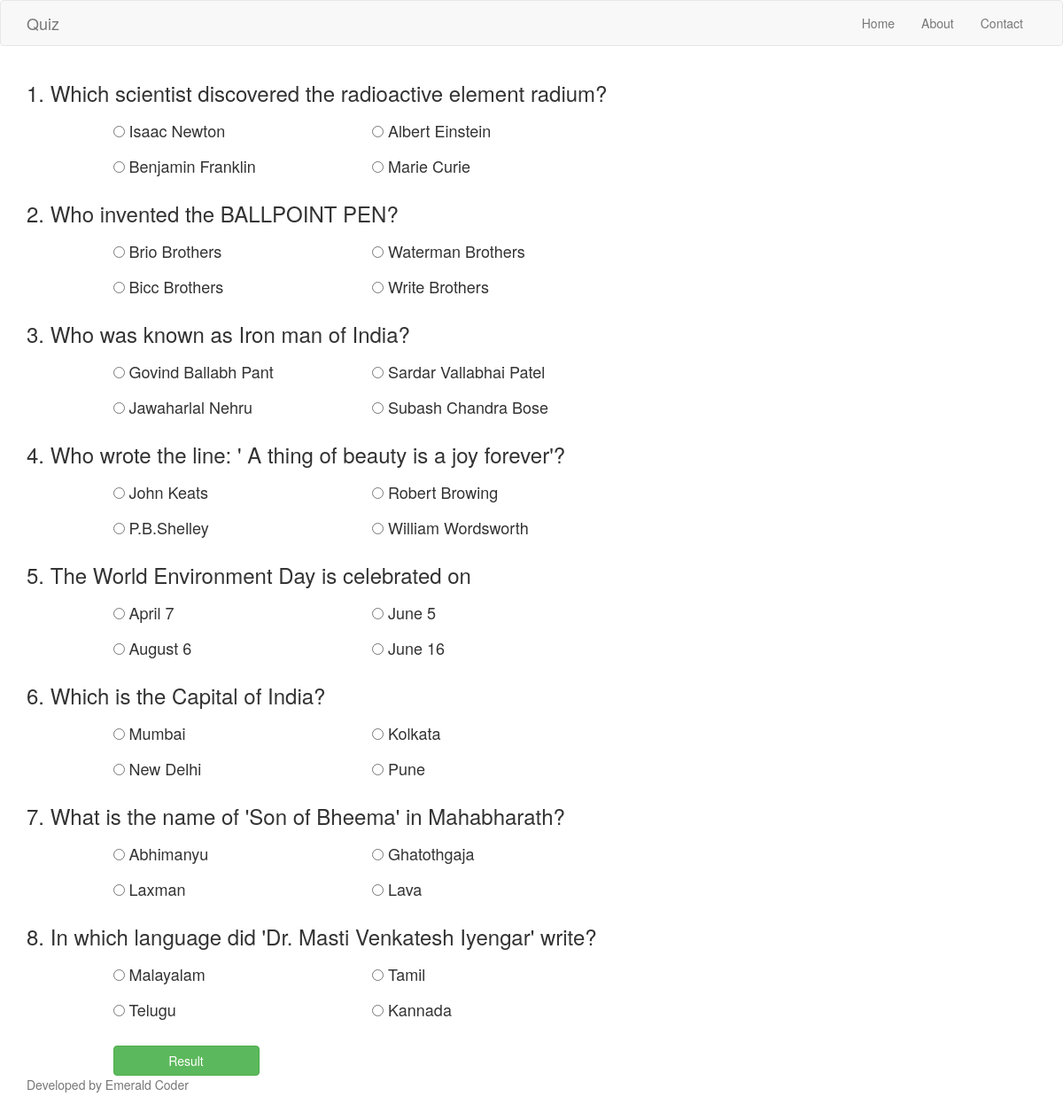
Screenshot of /quiz/generalknowledge with the database file from the repository.
### quiz/models.py (models this page shows, shortened)
class Questions(models.Model):
    CAT_CHOICES = (
    ('sports','Sports'),
    ('movies','Movies'),
    ('maths','Maths'),
    ('generalknowledge','GeneralKnowledge')
    )
    question = models.CharField(max_length = 250)
    optiona = models.CharField(max_length = 100)
    optionb = models.CharField(max_length = 100)
    optionc = models.CharField(max_length = 100)
    optiond = models.CharField(max_length = 100)
    answer = models.CharField(max_length = 100)
    catagory = models.CharField(max_length=20, choices = CAT_CHOICES)
    class Meta:
        ordering = ('-catagory',)

### quiz/views.py (the view)
# urls.py: url(r'^(?P<choice>[\w]+)', views.questions, name = 'questions'),
def questions(request , choice):
    print(choice)
    ques = Questions.objects.filter(catagory__exact = choice)
    return render(request,
        'quiz/questions.html',
        {'ques':ques})

### quiz/templates/quiz/questions.html (shortened to what this page needs)
{% extends "base.html" %}
{% block content%}
<form action="./result" method="post">
  {% for que in ques %}
  <div class="row">
    <div class="col-md-10">
      <h3>{{ forloop.counter }}. {{ que.question }}</h3>
    </div>
  </div>
  <div class="row">
    <div class="col-md-1"></div>
    <div class="col-md-3">
      <h4>
      <input type="radio" name="{{ que.id }}" value="{{ que.optiona }}">
      {{ que.optiona }}
    </h4>
    </div>
    <div class="col-md-3">
      <h4>
      <input type="radio" name="{{ que.id }}" value="{{ que.optionb }}">
      {{ que.optionb }}
    </h4>
    </div>
  </div>
  <div class="row">
    <div class="col-md-1"></div>
    <div class="col-md-3">
      <h4>
      <input type="radio" name="{{ que.id }}" value="{{ que.optionc }}">
      {{ que.optionc }}
    </h4>
    </div>
    <div class="col-md-3">
      <h4>
      <input class="form_control" type="radio" name="{{ que.id }}" value="{{ que.optiond }}">
      {{ que.optiond }}
    </h4>
    </div>
  </div>
  {% endfor %}
  <br>
  <div class="row">
    <div class="col-md-1">
    </div>
    <div class="col-xs-2">
      <button type="submit" class="btn btn-block btn-success btn-md">Result</button>
    </div>
  </div>
</form>
{% endblock %}

### quiz/static/mystyle.css (style rules this page uses)
html { position: relative; min-height: 100%; }
body { margin-bottom: 50px; }

### rows the page displays
Questions: question "Which scientist discovered the radioactive element radium?", optiona "Isaac Newton", optionb "Albert Einstein", optionc "Benjamin Franklin", optiond "Marie Curie"
Questions: question "Who invented the BALLPOINT PEN?", optiona "Brio Brothers", optionb "Waterman Brothers", optionc "Bicc Brothers", optiond "Write Brothers"
Questions: question "Who was known as Iron man of India?", optiona "Govind Ballabh Pant", optionb "Sardar Vallabhai Patel", optionc "Jawaharlal Nehru", optiond "Subash Chandra Bose"
Questions: question "Who wrote the line: ' A thing of beauty is a joy forever'?", optiona "John Keats", optionb "Robert Browing", optionc "P.B.Shelley", optiond "William Wordsworth"
Questions: question "The World Environment Day is celebrated on", optiona "April 7", optionb "June 5", optionc "August 6", optiond "June 16"
Questions: question "Which is the Capital of India?", optiona "Mumbai", optionb "Kolkata", optionc "New Delhi", optiond "Pune"
Questions: question "What is the name of 'Son of Bheema' in Mahabharath?", optiona "Abhimanyu", optionb "Ghatothgaja", optionc "Laxman", optiond "Lava"
Questions: question "In which language did 'Dr. Masti Venkatesh Iyengar' write?", optiona "Malayalam", optionb "Tamil", optionc "Telugu", optiond "Kannada"
